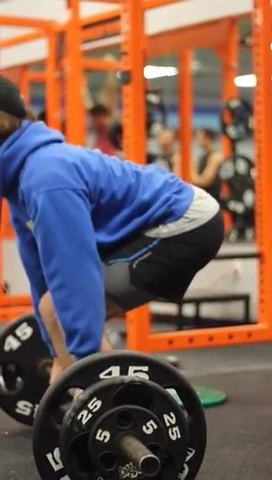
#> input picture tracking_experiments/test_data/images/deadlift.png, 272 x 480 px
$ python hough_detection.py   (Python 2 division)   (older library calls are emulated)
#> lines starting #> are read from the running program, lines starting #| are printed output that depends on the picture; after the words box and inside, x2 and y2 are one past the last pixel; in counts of white or black regions, pixels touching at a corner belong together
import numpy
import cv2

input = cv2.imread("test_data/images/deadlift.png")
#> input is the input picture: shape (480, 272, 3); mean B, G, R 87.5, 94.1, 120.8
output = input.copy()
gray = cv2.cvtColor(input, cv2.COLOR_BGR2GRAY)
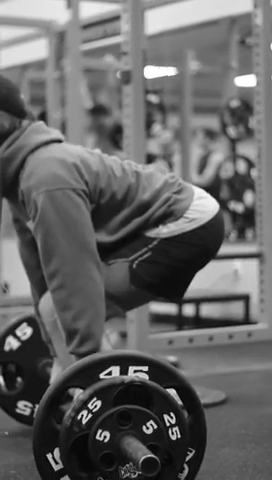
#> gray: shape (480, 272); min 0, max 255, mean 101.3

# The following function requires some fine tuning depending on the image chosen
circles = cv2.HoughCircles(gray, cv2.cv.CV_HOUGH_GRADIENT, 1.3, 750)
#> circles = [[156.6, 278.8, 105.8]]

if circles is not None:
    # convert coordinates to integers
    print 'uh'
    circles = numpy.round(circles[0, :]).astype("int")
#> circles = [[157, 279, 106]]

    for (x, y, r) in circles:
        # draw a circle for each found
        cv2.circle(output, (x, y), r, (0, 255, 0), 4)
        print 'stuff is happenin'
#> this loop made 1 pass
#| stuff is happenin
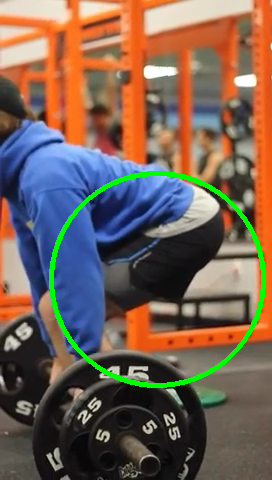
#> output: shape (480, 272, 3); 2.49% of pixels changed, all inside (x1, y1, x2, y2) = (49, 171, 266, 388)

cv2.imwrite("test_data/images/plate_found.png",output)
